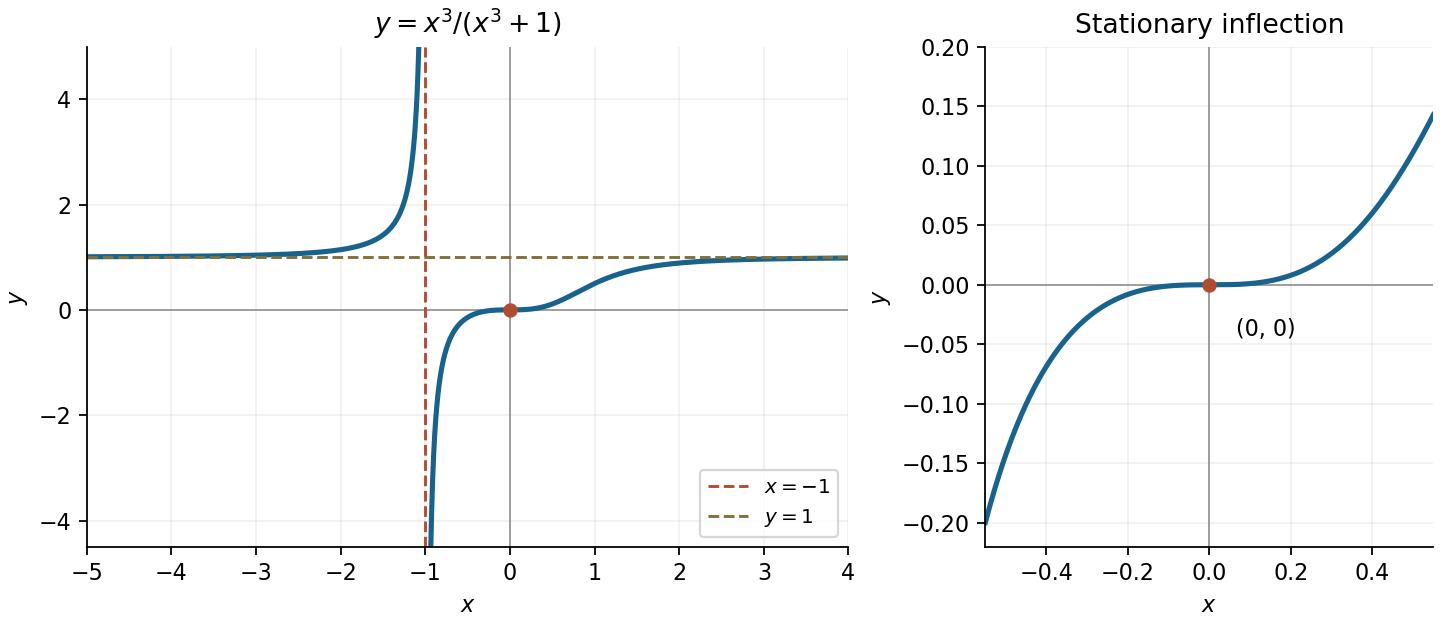

The Python source for this figure:
"""Original Q9 graph; write the PNG basename to the cwd.

Tested with Python 3.14.4, NumPy 2.3.5 and Matplotlib 3.10.7.
"""

from pathlib import Path

import matplotlib

matplotlib.use("Agg")
import matplotlib.pyplot as plt
import numpy as np


def main():
    fig, axes = plt.subplots(1, 2, figsize=(9, 3.9), width_ratios=[1.7, 1], layout="constrained")
    fig.patch.set_facecolor("white")
    for ax in axes:
        ax.set_facecolor("white")
        ax.axhline(0, color="#888888", linewidth=0.7)
        ax.axvline(0, color="#888888", linewidth=0.7)
        ax.grid(alpha=0.18)
        ax.set(xlabel="$x$", ylabel="$y$")
        ax.spines[["top", "right"]].set_visible(False)
    for left, right in [(-5, -1.015), (-0.985, 4)]:
        x = np.linspace(left, right, 1200)
        axes[0].plot(x, x**3/(x**3+1), color="#17638d", linewidth=2.3)
    axes[0].axvline(-1, color="#b24c30", linestyle="--", linewidth=1.3, label="$x=-1$")
    axes[0].axhline(1, color="#80713b", linestyle="--", linewidth=1.3, label="$y=1$")
    axes[0].set(xlim=(-5, 4), ylim=(-4.5, 5), title=r"$y=x^3/(x^3+1)$")
    axes[0].legend(loc="lower right", fontsize=9)
    x = np.linspace(-0.55, 0.55, 500)
    axes[1].plot(x, x**3/(x**3+1), color="#17638d", linewidth=2.3)
    axes[1].set(xlim=(-0.55, 0.55), ylim=(-0.22, 0.2), title="Stationary inflection")
    for ax in axes:
        ax.scatter(0, 0, color="#b24c30", s=30, zorder=4)
    axes[1].annotate("(0, 0)", (0, 0), xytext=(12, -23), textcoords="offset points")
    fig.savefig(Path("paper-1-rational-graph.png"), dpi=160, facecolor="white")
    plt.close(fig)


if __name__ == "__main__":
    main()
